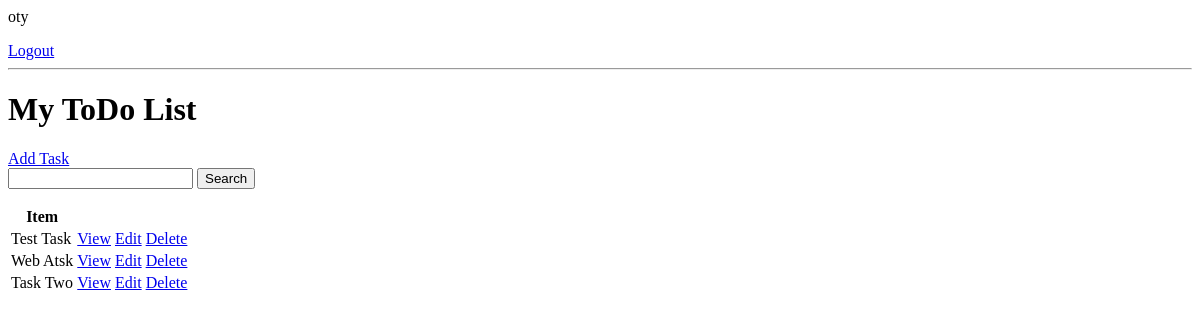
Before: / (signed in) with the older database file.
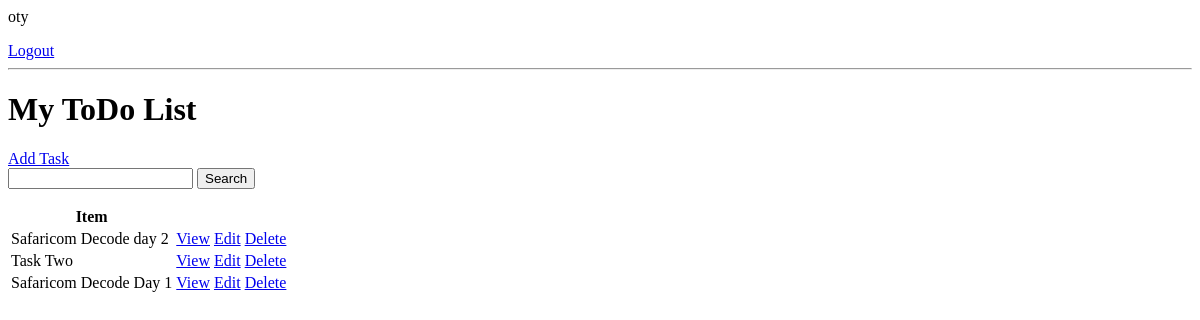
After: the same page with the newer database file.
### base/models.py (models this page shows, shortened)
class Task(models.Model):
    user = models.ForeignKey(User, on_delete=models.CASCADE, null=True, blank=True)
    title = models.CharField(max_length=200)
    description = models.TextField(null=True, blank=True)
    complete = models.BooleanField(default=False)
    created_at = models.DateTimeField(auto_now_add=True)
    class Meta:
        ordering = ['complete']

### base/views.py (the view)
# urls.py: path('', taskList.as_view(), name='tasks'),
class taskList(LoginRequiredMixin, ListView):
    model = Task
    context_object_name = 'tasks'
    def get_context_data(self, **kwargs):
        context = super().get_context_data(**kwargs)
        context['tasks'] = context['tasks'].filter(user=self.request.user)
        context['count'] = context['tasks'].filter(complete=False).count()
        search_input = self.request.GET.get('search_area') or ''
        if search_input:
            context['tasks'] = context['tasks'].filter(title__icontains=search_input)
        context['search_input'] = search_input
        return context

### base/templates/base/task_list.html (shortened to what this page needs)
{% if request.user.is_authenticated %}
    <p>{{ request.user }}</p>
    <a href="{% url 'logout' %}">Logout</a>
{% else %}
    <a href="{% url 'login' %}">Log In</a>
{% endif %}
<hr>
<h1> My ToDo List</h1>
<a href="{% url 'task-create'%}">Add Task</a>
<form action="" method="get">
    <input type="text" name="search_area" value="{{ search_input }}">
    <input type="submit" value="Search">
</form>
<table>
    <tr>
        <th>Item</th>
        <th></th>
        <th></th>
        <th></th>
    </tr>
    {% for task in tasks %}
        <tr>
            <td>{{ task.title }}</td>
            <td><a href="{% url 'task' task.id %}">View</a></td>
            <td><a href="{% url 'task-update' task.id %}">Edit</a></td>
            <td><a href="{% url 'task-delete' task.id %}">Delete</a></td>
        </tr>
    {% empty %}
    <h3>No Item in list</h3>
    {% endfor %}

Changed rows visible on the page:
removed Task: title "Test Task"
removed Task: title "Web Atsk"
added Task: title "Safaricom Decode day 2"
added Task: title "Safaricom Decode Day 1"
